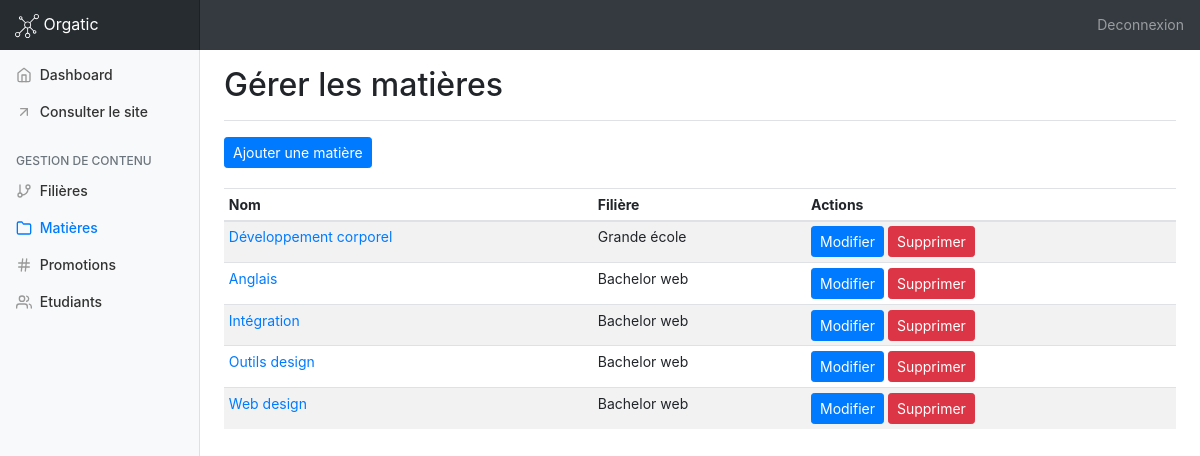
Screenshot of /manage_courses.php (signed in) with the database file from the repository.
### tables this page shows
CREATE TABLE `courses` (
  `id` int(11) NOT NULL,
  `name` varchar(255) NOT NULL,
  `filiereID` int(11) NOT NULL
);

CREATE TABLE `filieres` (
  `id` int(11) NOT NULL,
  `name` varchar(255) NOT NULL
);

### models/admin/manage_courses.php (called while the page is built)
<?php
$req = $bdd->prepare('SELECT * FROM courses ORDER BY id DESC');
$req->execute();
$courses = $req->fetchAll();

### public/manage_courses.php (the view, shortened to what this page needs)
<?php
    require_once '../app/config/system.php';
    $title = 'Gérer les matières';
    require_once DIR_MODELS . '/admin/manage_courses.php';
    require_once INCLUDES . '/admin/header.php';
?>
        <main role="main" class="col-md-9 ml-sm-auto col-lg-10 pt-3 px-4">
            <div class="d-flex justify-content-between flex-wrap flex-md-nowrap align-items-center pb-2 mb-3 border-bottom">
                <h1 class="h2"><?= $title; ?></h1>
            </div>
            <div style="margin-bottom:20px;">
                <a href="add_course.php" class="btn btn-sm btn-primary">Ajouter une matière</a>
            </div>
            <div class="table-responsive">
                <table class="table table-striped table-sm">
                    <thead>
                    <tr>
                        <th>Nom</th>
                        <th>Filière</th>
                        <th>Actions</th>
                    </tr>
                    </thead>
                    <tbody>
                    <?php
                    foreach($courses as $course){
                        $req = $bdd->prepare('SELECT * FROM filieres WHERE id = ?');
                        $req->execute([$course['filiereID']]);
                        $filiere = $req->fetch();
                        echo '<tr>';
                        echo '<td><a href="edit_course.php?id='.$course['id'].'">'.htmlentities($course['name']).'</a></td>';
                        echo '<td>'.htmlentities($filiere['name']).'</td>';
                        echo '<td><a href="edit_course.php?id='.$course['id'].'" class="btn btn-sm btn-primary">Modifier</a> <a href="do/delete_course.php?id='.$course['id'].'&csrf='.$_SESSION['csrf'].'" class="btn btn-sm btn-danger">Supprimer</a></td>';
                        echo '</tr>';
                    }
                    ?>
                    </tbody>
                </table>
            </div>
        </main>
<?php
require_once INCLUDES . '/admin/footer.php';
?>

### public/assets/admin/css/dashboard.css (style rules this page uses)
body { font-size: .875rem; }
.border-bottom { border-bottom: 1px solid #e5e5e5; }

### rows the page displays
courses: name "Développement corporel", filiereID.name "Grande école"
courses: name "Anglais", filiereID.name "Bachelor web"
courses: name "Intégration", filiereID.name "Bachelor web"
courses: name "Outils design", filiereID.name "Bachelor web"
courses: name "Web design", filiereID.name "Bachelor web"

### other values shown
APP_NAME "Orgatic"
$title "Gérer les matières"
